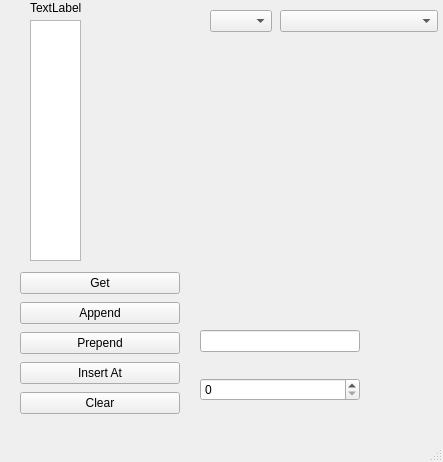
<?xml version="1.0" encoding="UTF-8"?>
<ui version="4.0">
 <class>MainWindow</class>
 <widget class="QMainWindow" name="MainWindow">
  <property name="geometry">
   <rect>
    <x>0</x>
    <y>0</y>
    <width>443</width>
    <height>462</height>
   </rect>
  </property>
  <property name="windowTitle">
   <string>MainWindow</string>
  </property>
  <widget class="QWidget" name="centralwidget">
   <widget class="QWidget" name="verticalLayoutWidget">
    <property name="geometry">
     <rect>
      <x>20</x>
      <y>270</y>
      <width>160</width>
      <height>146</height>
     </rect>
    </property>
    <layout class="QVBoxLayout" name="verticalLayout">
     <item>
      <widget class="QPushButton" name="getButton">
       <property name="text">
        <string>Get</string>
       </property>
      </widget>
     </item>
     <item>
      <widget class="QPushButton" name="appendButton">
       <property name="text">
        <string>Append</string>
       </property>
      </widget>
     </item>
     <item>
      <widget class="QPushButton" name="prependButton">
       <property name="text">
        <string>Prepend</string>
       </property>
      </widget>
     </item>
     <item>
      <widget class="QPushButton" name="insertAtButton">
       <property name="text">
        <string>Insert At</string>
       </property>
      </widget>
     </item>
     <item>
      <widget class="QPushButton" name="clearButton">
       <property name="text">
        <string>Clear</string>
       </property>
      </widget>
     </item>
    </layout>
   </widget>
   <widget class="QListWidget" name="listWidget">
    <property name="geometry">
     <rect>
      <x>30</x>
      <y>20</y>
      <width>51</width>
      <height>241</height>
     </rect>
    </property>
   </widget>
   <widget class="QWidget" name="verticalLayoutWidget_2">
    <property name="geometry">
     <rect>
      <x>200</x>
      <y>310</y>
      <width>160</width>
      <height>112</height>
     </rect>
    </property>
    <layout class="QVBoxLayout" name="verticalLayout_2">
     <item>
      <widget class="QLineEdit" name="valueLineEdit"/>
     </item>
     <item>
      <widget class="QSpinBox" name="indexSpinBox"/>
     </item>
    </layout>
   </widget>
   <widget class="QLabel" name="statusLabel">
    <property name="geometry">
     <rect>
      <x>30</x>
      <y>0</y>
      <width>158</width>
      <height>16</height>
     </rect>
    </property>
    <property name="text">
     <string>TextLabel</string>
    </property>
   </widget>
   <widget class="QComboBox" name="typeComboBox">
    <property name="geometry">
     <rect>
      <x>280</x>
      <y>10</y>
      <width>158</width>
      <height>22</height>
     </rect>
    </property>
   </widget>
   <widget class="QComboBox" name="dataTypeComboBox">
    <property name="geometry">
     <rect>
      <x>210</x>
      <y>10</y>
      <width>62</width>
      <height>22</height>
     </rect>
    </property>
   </widget>
  </widget>
  <widget class="QMenuBar" name="menubar">
   <property name="geometry">
    <rect>
     <x>0</x>
     <y>0</y>
     <width>443</width>
     <height>22</height>
    </rect>
   </property>
  </widget>
  <widget class="QStatusBar" name="statusbar"/>
 </widget>
 <resources/>
 <connections/>
</ui>
